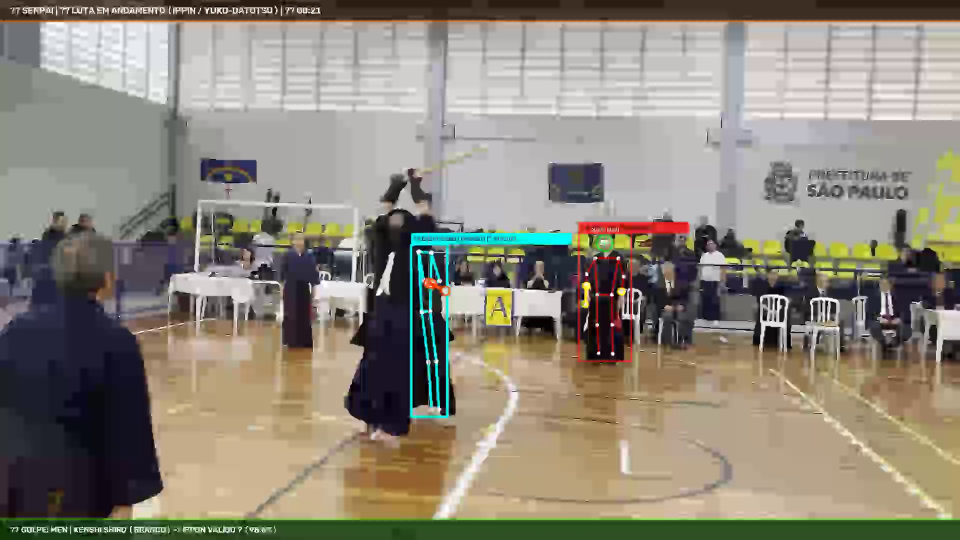
#> input picture scratch/match_frames/ann_1200.jpg, 1920 x 1080 px (shown at 1/2 size)
$ python -i combatant_tracker.py   (imports and definitions only)
#> lines starting #> are read from the running program, lines starting #| are printed output that depends on the picture
### src/vision/shinai_tracker.py
"""
Módulo de Rastreamento Avançado do Shinai (Espada de Bambu) e Regiões de Ataque Alvo.
Combina visão computacional (segmentação de cor de bambu, detecção de linhas e gradientes)
com cinemática postural bimanual e filtragem temporal inercial para ancorar com máxima
estabilidade a posição, orientação corporal e alvos anatômicos dos Kendocas.
"""

import cv2
import numpy as np
from typing import Dict, Any, Tuple, Optional, List


class ShinaiTracker:
    def __init__(self, shinai_length_ratio: float = 1.6):
        """
        shinai_length_ratio: Proporção aproximada entre a distância cotovelo-pulso e o comprimento da lâmina do Shinai.
        """
        self.shinai_length_ratio = shinai_length_ratio

    # [263 lines left out: functions track_shinai, estimate_shinai_tip, get_target_zones, not called in this run]

### src/vision/combatant_tracker.py
"""
Módulo de Rastreamento dos 2 Combatentes Principais e Filtragem de Planos.
Identifica e rastreia os 2 Kenshi (Aka & Shiro) que realizaram o Sonkyō inicial de abertura,
descartando elementos de segundo plano (outras lutas/fundo), transeuntes de primeiro plano (frente da câmera),
árbitros (Shinpans) e detecções fora da área regulamentar do Shiai-jo.
Elimina inversões espúrias através de associação bipartida inercial contínua, barreira de histerese anti-swap
e ancoragem geométrica via Shinai.
"""

import cv2
import numpy as np
from typing import Dict, Any, List, Tuple, Optional

from src.vision.shinai_tracker import ShinaiTracker


class CombatantProfile:
    def __init__(self, combatant_id: str, name: str, color_bgr: Tuple[int, int, int]):
        self.id = combatant_id       # "KENSHI_AKA" ou "KENSHI_SHIRO"
        self.name = name             # "Kenshi Aka (Vermelho)" ou "Kenshi Shiro (Branco)"
        self.color_bgr = color_bgr   # (B, G, R)
        self.last_center_x: Optional[float] = None
        self.last_center_y: Optional[float] = None
        self.last_bbox: Optional[Tuple[float, float, float, float]] = None # (xmin, ymin, xmax, ymax)
        self.last_valid_landmarks: Optional[Dict[str, Any]] = None
        self.history: List[Optional[Dict[str, Any]]] = []
        self.shinai: Optional[Dict[str, Any]] = None
        self.facing: Optional[str] = None

        # Predição de Movimento e Resiliência Temporal (Filtro Inercial / Kalman simplificado)
        self.vx: float = 0.0
        self.vy: float = 0.0
        self.pred_x: Optional[float] = None
        self.pred_y: Optional[float] = None
        self.occluded_frames: int = 0
        self.is_locked: bool = False

    # [93 lines left out: functions update, get_persisted_landmarks, not called in this run]


class CombatantTracker:
    def __init__(
        self,
        min_background_scale_ratio: float = 0.68,
        max_foreground_scale_ratio: float = 1.38,
        ground_line_tolerance: float = 0.14,
        invert_assignment: bool = False,
        shiaijo_polygon: Optional[List[Tuple[float, float]]] = None,
        min_kenshi_score: float = 0.25,
        track_buffer: int = 60,
        lock_tracks: bool = True
    ):
        self.min_bg_ratio = min_background_scale_ratio
        self.max_fg_ratio = max_foreground_scale_ratio
        self.ground_tolerance = ground_line_tolerance
        self.invert_assignment = invert_assignment
        self.shiaijo_polygon = shiaijo_polygon
        self.min_kenshi_score = min_kenshi_score
        self.track_buffer = track_buffer
        self.lock_tracks = lock_tracks

        # Módulo de Shinai dedicado para ancoragem postural
        self.shinai_tracker = ShinaiTracker()

        # Perfis dos 2 lutadores
        self.aka = CombatantProfile("KENSHI_AKA", "Kenshi Aka (Vermelho)", (40, 40, 230))
        self.shiro = CombatantProfile("KENSHI_SHIRO", "Kenshi Shiro (Branco)", (240, 240, 240))

        # Evidência da fita vermelha (Tasuki) acumulada exclusivamente na inicialização
        self.candidate_left_red_score = 0.0
        self.candidate_right_red_score = 0.0
        self.red_evidence_frames_left = 0
        self.red_evidence_frames_right = 0
        self.flag_decision = "POSITION_DEFAULT_OPPOSITE_JUDGES"
        self.flag_confidence = 0.50

        # Barreira de histerese anti-swap (impede trocas espúrias de lado)
        self.pending_swap_frames = 0
        self.SWAP_CONFIRMATION_THRESHOLD = 8   # Frames consecutivos necessários para confirmar crossover real
        self.SWAP_HYSTERESIS_MARGIN = 0.25     # Custo adicional exigido para superar a inércia do track atual

        # Estado do Sistema de Rastreamento (K=2)
        self.tracking_state = "UNINITIALIZED" # "UNINITIALIZED", "LOCKED_COMBAT"
        self.is_calibrated = False
        self.ref_height = 0.42
        self.ref_bbox_area = 0.08
        self.ref_ground_y = 0.78
        self.ref_shoulder_width = 0.12
        # Rastreamento formal dos 3 Shinpans (Árbitros)
        self.shinpans: Dict[str, Optional[Dict[str, Any]]] = {
            "SHINPAN_LEFT": None,
            "SHINPAN_CENTER": None,
            "SHINPAN_RIGHT": None
        }
        self.discarded_shinpan_count = 0

        # Contadores estatísticos
        self.discarded_background_count = 0
        self.discarded_foreground_count = 0
        self.discarded_out_of_shiaijo_count = 0
        self.discarded_shinpan_posture_count = 0
        self.total_detections_processed = 0
        self.occlusion_recovery_count = 0

    # [492 lines left out: functions is_within_shiaijo, detect_red_flag_score, extract_bbox_and_center, interpolate_missing_poses, get_skeleton_metrics, compute_kenshi_feature_score and 5 more, not called in this run]

    def associate_and_filter(
        self,
        frame_landmarks_list: List[Dict[str, Any]],
        frame: Optional[np.ndarray] = None,
        return_persisted: bool = False
    ) -> Tuple[Optional[Dict[str, Any]], Optional[Dict[str, Any]], List[Dict[str, Any]]]:
        """
        Associa os 2 Kenshis principais com imunidade a inversões e ancoragem do Shinai.
        """
        # [6 lines left out: function _wrap_result, not called in this run]

        if not frame_landmarks_list:
            self.aka.update(None)
            self.shiro.update(None)
            return _wrap_result(None, None, [])

        # Resetar árbitros identificados no frame atual
        self.shinpans = {"SHINPAN_LEFT": None, "SHINPAN_CENTER": None, "SHINPAN_RIGHT": None}

        # --- ETAPA 1: FILTRAGEM POR DELIMITAÇÃO DA QUADRA (SHIAI-JO ROI) ---
        shiaijo_filtered: List[Dict[str, Any]] = []
        discarded_items: List[Dict[str, Any]] = []

        for lm in frame_landmarks_list:
            m = self.get_skeleton_metrics(lm)
            if not self.is_within_shiaijo(m["ground_x"], m["ground_y"]):
                # Verificar se é um dos Shinpans perimetrais
                is_sp, role, _ = self.classify_shinpan(lm, frame=frame)
                if is_sp:
                    self.shinpans[role] = lm
                    self.discarded_shinpan_count += 1
                    plane_t = "SHINPAN"
                    reason = f"Árbitro (Shinpan) lateral/perimetral descartado ({role})"
                else:
                    self.discarded_out_of_shiaijo_count += 1
                    plane_t = "OUT_OF_BOUNDS"
                    reason = f"Detecção fora dos limites do Shiai-jo ativo (Solo: X={m['ground_x']:.2f}, Y={m['ground_y']:.2f})"
                discarded_items.append({
                    "landmarks": lm,
                    "plane_type": plane_t,
                    "scale": 1.0,
                    "reason": reason
                })
            else:
                shiaijo_filtered.append(lm)

        if not shiaijo_filtered:
            self.aka.update(None)
            self.shiro.update(None)
            return _wrap_result(None, None, discarded_items)

        # --- ETAPA 2: PRÉ-FILTRO POSTURAL E SELEÇÃO DE CANDIDATOS VÁLIDOS ---
        main_plane_candidates: List[Dict[str, Any]] = []
        for lm in shiaijo_filtered:
            plane_type, scale, reason = self.classify_plane(lm, frame=frame)
            if plane_type == "MAIN_PLANE":
                main_plane_candidates.append(lm)
            else:
                if plane_type == "SHINPAN":
                    _, role, _ = self.classify_shinpan(lm, frame=frame)
                    self.shinpans[role] = lm
                discarded_items.append({
                    "landmarks": lm,
                    "plane_type": plane_type,
                    "scale": scale,
                    "reason": reason
                })

        # NUNCA reintegra árbitros ou não-combatentes no modo LOCKED_COMBAT!
        # Apenas na inicialização antes da calibração se houver falha temporária
        if not self.is_calibrated and len(main_plane_candidates) < 2 and len(shiaijo_filtered) >= 2:
            eligible = [c for c in shiaijo_filtered if not self.classify_shinpan(c, frame=frame)[0]]
            if len(eligible) >= 2:
                sorted_by_kenshi = sorted(eligible, key=lambda c: self.compute_kenshi_feature_score(c), reverse=True)
                main_plane_candidates = sorted_by_kenshi[:2]
                discarded_items = [item for item in discarded_items if item["landmarks"] not in main_plane_candidates]

        cand_left: Optional[Dict[str, Any]] = None
        cand_right: Optional[Dict[str, Any]] = None

        if len(main_plane_candidates) == 0:
            self.aka.update(None)
            self.shiro.update(None)
            return _wrap_result(None, None, discarded_items)
        elif len(main_plane_candidates) == 1:
            cand_left = main_plane_candidates[0]
            cand_right = None
        elif len(main_plane_candidates) == 2:
            c1, c2 = main_plane_candidates[0], main_plane_candidates[1]
            cx1, _, _ = self.extract_bbox_and_center(c1)
            cx2, _, _ = self.extract_bbox_and_center(c2)
            cand_left, cand_right = (c1, c2) if cx1 <= cx2 else (c2, c1)
        else:
            cand_left, cand_right, disc_shinpan = self.select_best_combatant_pair(main_plane_candidates, frame=frame)
            discarded_items.extend(disc_shinpan)

        if cand_left is None and cand_right is None:
            self.aka.update(None)
            self.shiro.update(None)
            return _wrap_result(None, None, discarded_items)

        # Caso onde apenas 1 combatente foi detectado (oclusão momentânea do oponente)
        if cand_left is None or cand_right is None:
            single_cand = cand_left if cand_left is not None else cand_right
            if single_cand is None:
                self.aka.update(None)
                self.shiro.update(None)
                return _wrap_result(None, None, discarded_items)

            cx, cy, _ = self.extract_bbox_and_center(single_cand)
            target_aka_x = self.aka.pred_x if self.aka.pred_x is not None else (self.aka.last_center_x if self.aka.last_center_x is not None else 0.70)
            target_aka_y = self.aka.pred_y if self.aka.pred_y is not None else (self.aka.last_center_y if self.aka.last_center_y is not None else 0.50)
            target_shiro_x = self.shiro.pred_x if self.shiro.pred_x is not None else (self.shiro.last_center_x if self.shiro.last_center_x is not None else 0.30)
            target_shiro_y = self.shiro.pred_y if self.shiro.pred_y is not None else (self.shiro.last_center_y if self.shiro.last_center_y is not None else 0.50)

            d_aka = float(np.hypot(cx - target_aka_x, cy - target_aka_y))
            d_shiro = float(np.hypot(cx - target_shiro_x, cy - target_shiro_y))

            if self.aka.last_center_x is not None or self.shiro.last_center_x is not None:
                if d_aka <= d_shiro:
                    if self.aka.occluded_frames > 0:
                        self.occlusion_recovery_count += 1
                    single_cand["SHINAI"] = self.shinai_tracker.track_shinai(frame, single_cand, self.aka.shinai)
                    self.aka.update(single_cand)
                    self.shiro.update(None)
                    res_a, res_s = (single_cand, None) if not self.invert_assignment else (None, single_cand)
                    return _wrap_result(res_a, res_s, discarded_items)
                else:
                    if self.shiro.occluded_frames > 0:
                        self.occlusion_recovery_count += 1
                    single_cand["SHINAI"] = self.shinai_tracker.track_shinai(frame, single_cand, self.shiro.shinai)
                    self.shiro.update(single_cand)
                    self.aka.update(None)
                    res_a, res_s = (None, single_cand) if not self.invert_assignment else (single_cand, None)
                    return _wrap_result(res_a, res_s, discarded_items)
            else:
                # Inicialização sem histórico prévio
                if not self.invert_assignment:
                    if cx <= 0.50:
                        single_cand["SHINAI"] = self.shinai_tracker.track_shinai(frame, single_cand, self.shiro.shinai)
                        self.shiro.update(single_cand)
                        self.aka.update(None)
                        return _wrap_result(None, single_cand, discarded_items)
                    else:
                        single_cand["SHINAI"] = self.shinai_tracker.track_shinai(frame, single_cand, self.aka.shinai)
                        self.aka.update(single_cand)
                        self.shiro.update(None)
                        return _wrap_result(single_cand, None, discarded_items)
                else:
                    if cx <= 0.50:
                        single_cand["SHINAI"] = self.shinai_tracker.track_shinai(frame, single_cand, self.aka.shinai)
                        self.aka.update(single_cand)
                        self.shiro.update(None)
                        return _wrap_result(single_cand, None, discarded_items)
                    else:
                        single_cand["SHINAI"] = self.shinai_tracker.track_shinai(frame, single_cand, self.shiro.shinai)
                        self.shiro.update(single_cand)
                        self.aka.update(None)
                        return _wrap_result(None, single_cand, discarded_items)

        # --- ETAPA 3: AMOSTRAGEM DA FITA VERMELHA (TASUKI) ---
        score_left = 0.0
        score_right = 0.0
        if frame is not None:
            score_left = self.detect_red_flag_score(frame, cand_left)
            score_right = self.detect_red_flag_score(frame, cand_right)

            if self.tracking_state != "LOCKED_COMBAT":
                if score_left >= 0.10:
                    self.candidate_left_red_score += score_left
                    self.red_evidence_frames_left += 1

                if score_right >= 0.10:
                    self.candidate_right_red_score += score_right
                    self.red_evidence_frames_right += 1

        # --- ETAPA 4: ASSOCIAÇÃO BIPARTIDA E TRAVAMENTO DE IDS (K=2) ---
        cxl, cyl, _ = self.extract_bbox_and_center(cand_left)
        cxr, cyr, _ = self.extract_bbox_and_center(cand_right)

        if self.tracking_state == "LOCKED_COMBAT":
            target_aka_x = self.aka.pred_x if self.aka.pred_x is not None else (self.aka.last_center_x if self.aka.last_center_x is not None else 0.70)
            target_aka_y = self.aka.pred_y if self.aka.pred_y is not None else (self.aka.last_center_y if self.aka.last_center_y is not None else 0.50)
            target_shiro_x = self.shiro.pred_x if self.shiro.pred_x is not None else (self.shiro.last_center_x if self.shiro.last_center_x is not None else 0.30)
            target_shiro_y = self.shiro.pred_y if self.shiro.pred_y is not None else (self.shiro.last_center_y if self.shiro.last_center_y is not None else 0.50)

            pair_dist = abs(cxl - cxr)
            prev_aka_is_left = (target_aka_x < target_shiro_x)
            flag_diff = score_left - score_right

            # REGRA 1: Evidência contundente de fita vermelha (Aka Tasuki inequívoco com contraste >= 0.50)
            # Previne trocas espúrias por ruído de piso (<0.30), mas respeita fitas vermelhas reais confirmadas
            if flag_diff >= 0.50:
                aka_lm = cand_left
                shiro_lm = cand_right
            elif flag_diff <= -0.50:
                aka_lm = cand_right
                shiro_lm = cand_left
            # REGRA 2: BARREIRA FÍSICA ESPACIAL ANTI-TELEPORTE
            # Se os atletas estão separados por mais de 15% da largura da tela e sem fita contundente,
            # é fisicamente impossível terem trocado de posição em um único frame (33ms).
            elif pair_dist > 0.15:
                if prev_aka_is_left:
                    aka_lm = cand_left
                    shiro_lm = cand_right
                else:
                    aka_lm = cand_right
                    shiro_lm = cand_left
            else:
                # REGRA 3: CRUZAMENTO FÍSICO / TAIATARI (pair_dist <= 0.15)
                # Os lutadores estão em contato próximo ou cruzando. Usamos distância contínua com histerese.
                dist_l_to_shiro = float(np.hypot(cxl - target_shiro_x, cyl - target_shiro_y))
                dist_r_to_aka = float(np.hypot(cxr - target_aka_x, cyr - target_aka_y))
                dist_l_to_aka = float(np.hypot(cxl - target_aka_x, cyl - target_aka_y))
                dist_r_to_shiro = float(np.hypot(cxr - target_shiro_x, cyr - target_shiro_y))

                # Opção A: cand_left = Shiro, cand_right = Aka
                cost_a = dist_l_to_shiro + dist_r_to_aka
                # Opção B: cand_left = Aka, cand_right = Shiro
                cost_b = dist_l_to_aka + dist_r_to_shiro

                # Histerese contra inversão espúria momentânea
                if prev_aka_is_left:
                    if cost_a < (cost_b - 0.18):
                        aka_lm = cand_right
                        shiro_lm = cand_left
                    else:
                        aka_lm = cand_left
                        shiro_lm = cand_right
                else:
                    if cost_b < (cost_a - 0.18):
                        aka_lm = cand_left
                        shiro_lm = cand_right
                    else:
                        aka_lm = cand_right
                        shiro_lm = cand_left

        else:
            # Inicialização / Primeiro frame de Sonkyō
            diff = self.candidate_right_red_score - self.candidate_left_red_score
            if diff >= 0.40:
                aka_lm = cand_right
                shiro_lm = cand_left
                self.flag_decision = "FLAG_DETECTED_RIGHT_IS_AKA"
                self.flag_confidence = float(np.clip(diff / 2.0, 0.60, 0.98))
            elif diff <= -0.40:
                aka_lm = cand_left
                shiro_lm = cand_right
                self.flag_decision = "FLAG_DETECTED_LEFT_IS_AKA"
                self.flag_confidence = float(np.clip(abs(diff) / 2.0, 0.60, 0.98))
            else:
                aka_lm = cand_right
                shiro_lm = cand_left
                self.flag_decision = "POSITION_DEFAULT_OPPOSITE_JUDGES"
                self.flag_confidence = 0.50

            if self.invert_assignment:
                aka_lm, shiro_lm = shiro_lm, aka_lm

            if self.lock_tracks and aka_lm and shiro_lm:
                self.tracking_state = "LOCKED_COMBAT"
                self.aka.is_locked = True
                self.shiro.is_locked = True

        # Anexar Shinai rastreado aos landmarks finais com orientação corporal e espacial correta
        if aka_lm and shiro_lm:
            cxa, _, _ = self.extract_bbox_and_center(aka_lm)
            cxs, _, _ = self.extract_bbox_and_center(shiro_lm)
            facing_aka = "RIGHT" if cxa < cxs else "LEFT"
            facing_shiro = "LEFT" if cxa < cxs else "RIGHT"
        else:
            facing_aka = "LEFT" if not self.invert_assignment else "RIGHT"
            facing_shiro = "RIGHT" if not self.invert_assignment else "LEFT"

        if aka_lm:
            aka_lm["SHINAI"] = self.shinai_tracker.track_shinai(
                frame,
                aka_lm,
                prev_state=self.aka.shinai,
                expected_facing=facing_aka
            )
        if shiro_lm:
            shiro_lm["SHINAI"] = self.shinai_tracker.track_shinai(
                frame,
                shiro_lm,
                prev_state=self.shiro.shinai,
                expected_facing=facing_shiro
            )

        # Calibrar plano principal se ainda não calibrado
        if not self.is_calibrated and aka_lm and shiro_lm:
            self.calibrate_main_plane([aka_lm, shiro_lm])

        # Verificar recuperação de oclusão
        if self.aka.occluded_frames > 0 and aka_lm:
            self.occlusion_recovery_count += 1
        if self.shiro.occluded_frames > 0 and shiro_lm:
            self.occlusion_recovery_count += 1

        self.aka.update(aka_lm)
        self.shiro.update(shiro_lm)

        return _wrap_result(aka_lm, shiro_lm, discarded_items)

    # [27 lines left out: function get_summary, not called in this run]

>>> import cv2
>>> picture = cv2.imread('../../scratch/match_frames/ann_1200.jpg', cv2.IMREAD_GRAYSCALE)
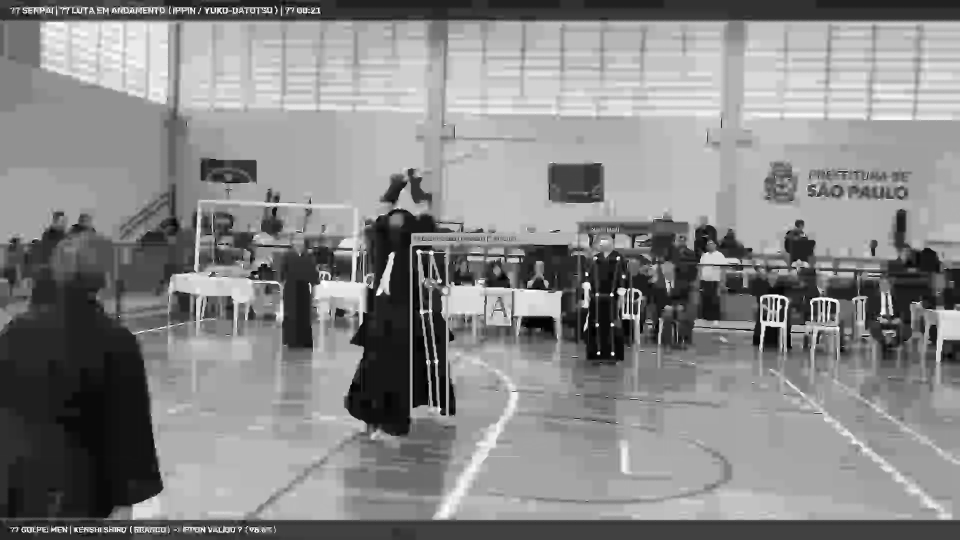
#> picture: shape (1080, 1920) (shown at 1/2 size); min 0, max 255, mean 135.5
>>> result = CombatantTracker().associate_and_filter(picture)
#> (the run stopped early here; a loop or call above may not have finished)

$ run again, on scratch/match_frames/ann_2000.jpg
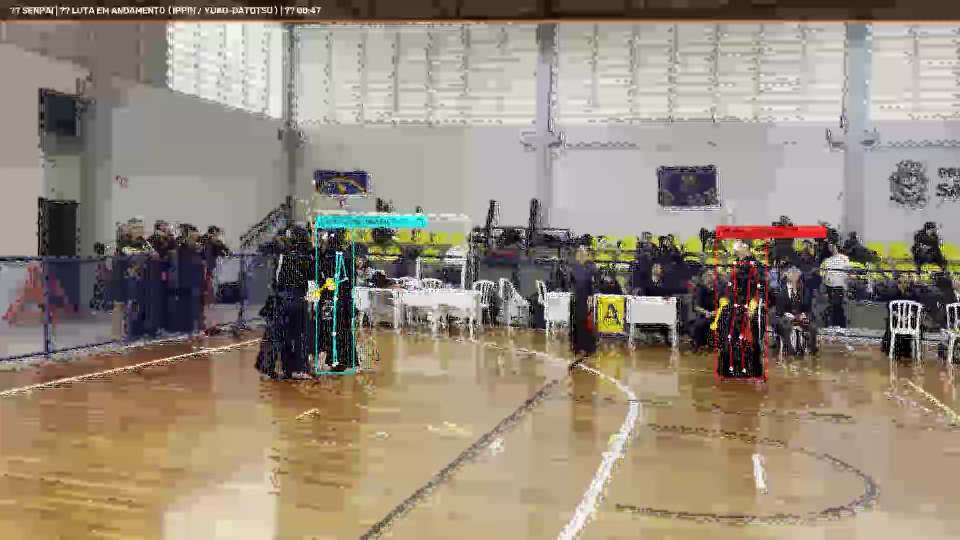
#> input picture scratch/match_frames/ann_2000.jpg, 1920 x 1080 px (shown at 1/2 size)
#> `picture = cv2.imread('../../scratch/match_frames/ann_1200.jpg', cv2.IM..`:
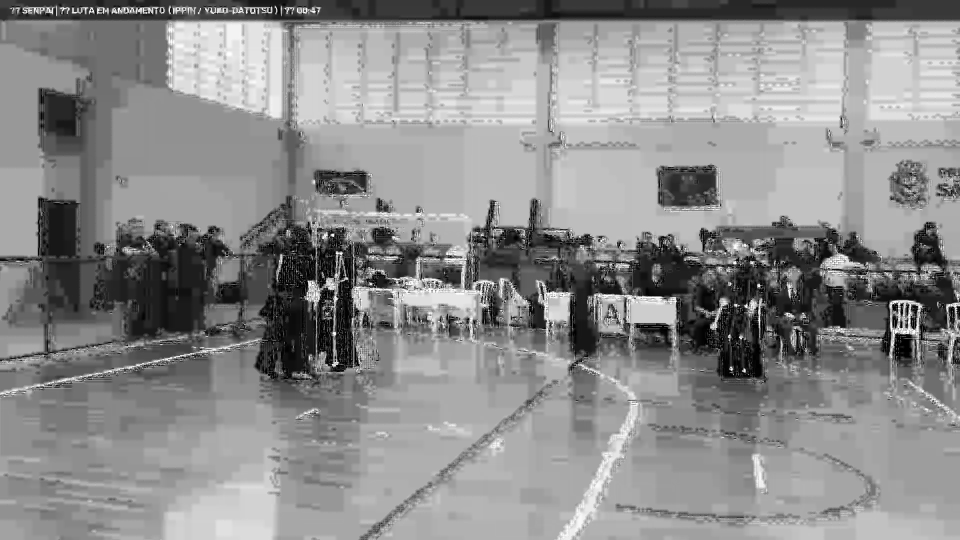
#> picture: shape (1080, 1920) (shown at 1/2 size); min 0, max 255, mean 140
